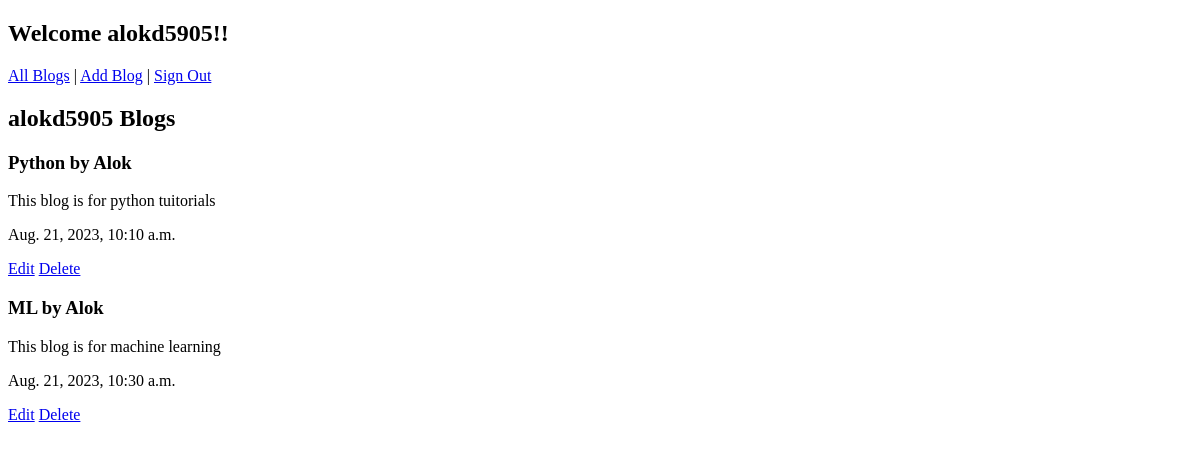
Before: /userblogs/ (signed in) with the older database file.
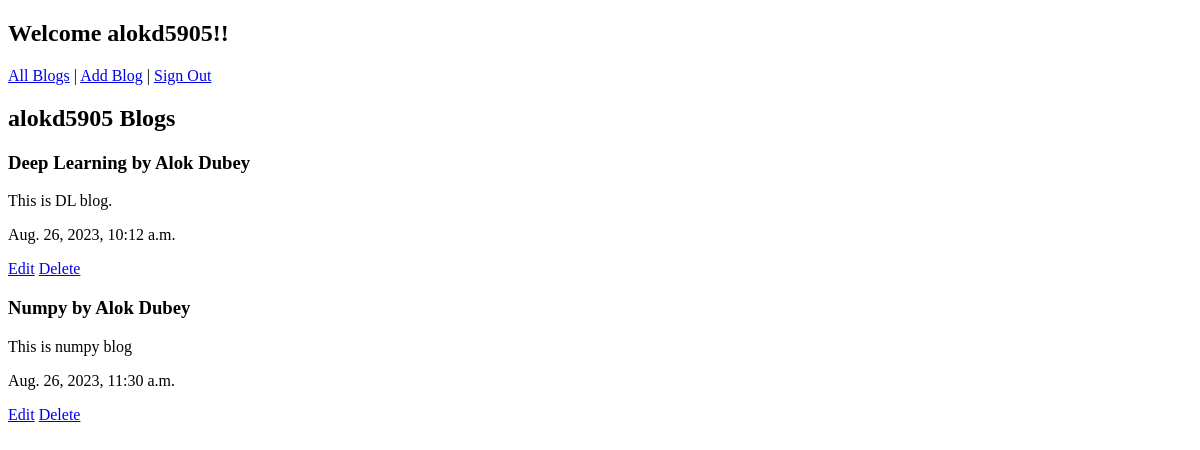
After: the same page with the newer database file.
### blogs/models.py (models this page shows, shortened)
class Blog(models.Model):
    author = models.ForeignKey(User, on_delete=models.CASCADE)
    name=models.CharField(max_length=30)
    title = models.CharField(max_length=100)
    content = models.TextField()
    created_at = models.DateTimeField(auto_now_add=True)
    updated_at = models.DateTimeField(auto_now=True)

### blogs/views.py (the view)
# urls.py: path('userblogs/', views.user_blog_list, name='user_blog_list'),
def user_blog_list(request):
    if request.user.is_authenticated:
        your_blogs = Blog.objects.filter(author=request.user)
    else:
        your_blogs = []
    context = {
        'your_blogs': your_blogs,
    }
    return render(request, 'blogs/user_blog_list.html', context)

### blogs/templates/blogs/user_blog_list.html
{% extends 'layouts/base.html' %}
{% block content %}
{% if user.is_authenticated %}
        <div>
            <h2>Welcome {{user.username}}!!</h2>
            <a href="{% url 'blog_list' %}">All Blogs</a> |
            <a href="{% url 'add_blog' %}" class="btn btn-primary">Add Blog</a> |
            <a href="{% url 'logout' %}">Sign Out</a>
        </div>
        <h2>{{ user.username }} Blogs</h2>
        <div class="blogs-section">
            {% for blog in your_blogs %}
                <div class="blog">
                    <h3>{{ blog.title }} by {{ blog.name }}</h3>
                    <p>
                        {{ blog.content }}
                    </p>
                    <p>
                        {{ blog.created_at }}
                    </p>
                    {% if user == blog.author %}
                        <a href="{% url 'edit_blog' blog.id %}">Edit</a>
                        <a href="{% url 'delete_blog' blog.id %}">Delete</a>
                    {% endif %}
                </div>
            {% endfor %}
        </div>
    {% endif %}
{% endblock %}

Changed rows visible on the page:
removed Blog: title "Python", name "Alok", content "This blog is for python tuitorials", created_at "Aug. 21, 2023, 10:10 a.m.", shows "Edit"
removed Blog: title "ML", name "Alok", content "This blog is for machine learning", created_at "Aug. 21, 2023, 10:30 a.m.", shows "Edit"
added Blog: title "Deep Learning", name "Alok Dubey", content "This is DL blog.", created_at "Aug. 26, 2023, 10:12 a.m.", shows "Edit"
added Blog: title "Numpy", name "Alok Dubey", content "This is numpy blog", created_at "Aug. 26, 2023, 11:30 a.m.", shows "Edit"
